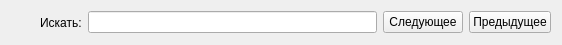
<?xml version="1.0" encoding="UTF-8"?>
<ui version="4.0">
 <class>HelpSearchWidget</class>
 <widget class="QWidget" name="HelpSearchWidget">
  <property name="geometry">
   <rect>
    <x>0</x>
    <y>0</y>
    <width>562</width>
    <height>31</height>
   </rect>
  </property>
  <property name="sizePolicy">
   <sizepolicy hsizetype="Preferred" vsizetype="Preferred">
    <horstretch>0</horstretch>
    <verstretch>0</verstretch>
   </sizepolicy>
  </property>
  <property name="windowTitle">
   <string>Form</string>
  </property>
  <layout class="QHBoxLayout" name="horizontalLayout">
   <item>
    <widget class="QPushButton" name="pushButtonHide">
     <property name="minimumSize">
      <size>
       <width>23</width>
       <height>23</height>
      </size>
     </property>
     <property name="maximumSize">
      <size>
       <width>23</width>
       <height>23</height>
      </size>
     </property>
     <property name="text">
      <string/>
     </property>
     <property name="flat">
      <bool>true</bool>
     </property>
    </widget>
   </item>
   <item>
    <widget class="QLabel" name="label">
     <property name="text">
      <string>Искать:</string>
     </property>
    </widget>
   </item>
   <item>
    <widget class="QLineEdit" name="lineEdit">
     <property name="minimumSize">
      <size>
       <width>250</width>
       <height>0</height>
      </size>
     </property>
    </widget>
   </item>
   <item>
    <widget class="QPushButton" name="pushButtonNext">
     <property name="text">
      <string>Следующее</string>
     </property>
    </widget>
   </item>
   <item>
    <widget class="QPushButton" name="pushButtonPrev">
     <property name="text">
      <string>Предыдущее</string>
     </property>
    </widget>
   </item>
  </layout>
 </widget>
 <resources/>
 <connections/>
</ui>
